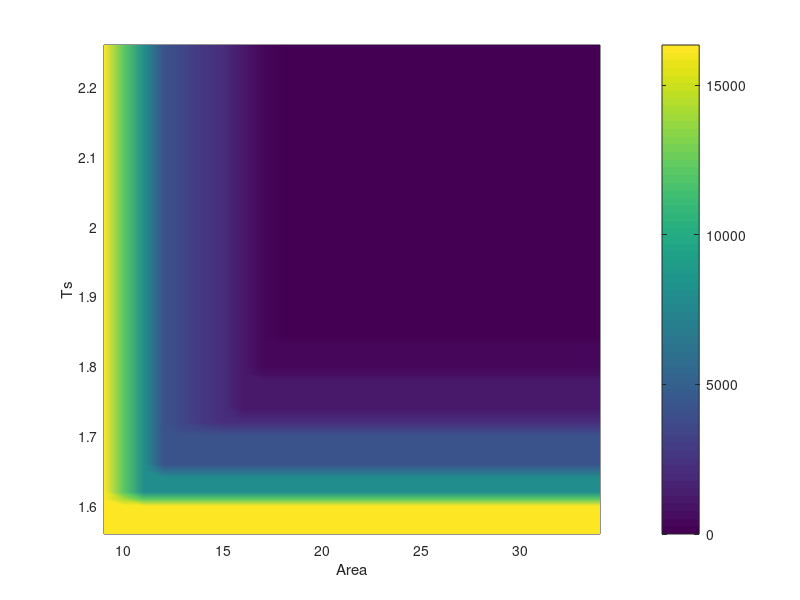

MATLAB code for this plot:
%plot 3D experiment
%  x=CSA2(:,1);
%  y=CSA2(:,2);
%  z=CSA2(:,3);
%  %[X,Y,Z] = griddata(x,y,z,linspace(620,680)',linspace(0.01,0.08),'v4');
%  [X,Y,Z] = griddata(x,y,z,linspace(1.56,2.26)',linspace(9,34),'v4');
%  surf(X,Y,Z);
%  xlabel('Ts');
%  ylabel('Area');
%  zlabel('Error');


%x=[2500 2300 2100 1900 1700 1500 1300 1100];
%y=[50 100 150 200 250 300 350 400 450];
y=[2.26:-0.02:1.56];    %timing
x=[34 33 32 31 28 27 24 23 18 17 16 15 12 11 9];    %area
[xx,yy]=meshgrid(x,y);

zz=importdata('CSA2_2.mat');

 [xxx,yyy]=meshgrid(9:1:34,1.56:0.01:2.26);
 zzz=interp2(xx,yy,zz,xxx,yyy,'linear');

%surf(xxx,yyy,zzz)

pcolor(xxx,yyy,zzz)
shading interp;
colorbar
xlabel('Area')
ylabel('Ts')